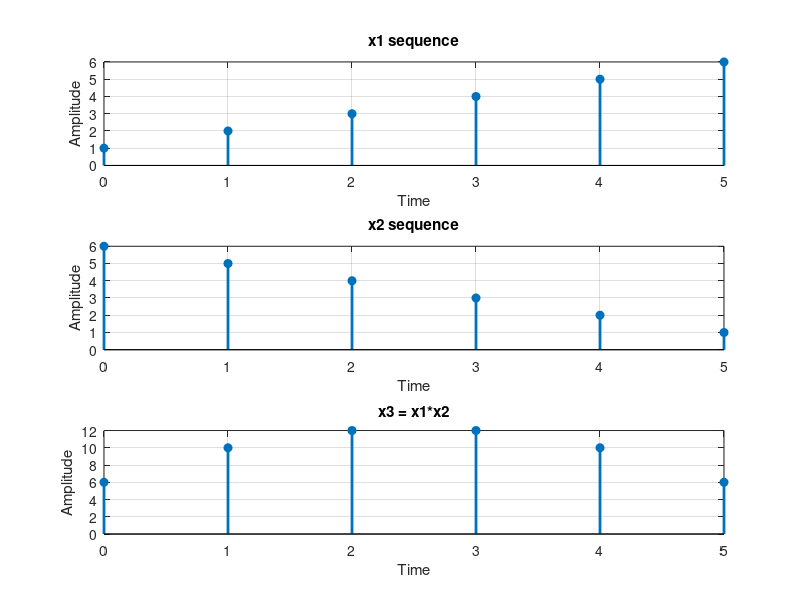

Reproduce this figure in MATLAB.
clc;
close all;
clear all;

x1=[1 2 3 4 5 6];
x2=[6 5 4 3 2 1];

x3=x1.*x2;

subplot(3,1,1);
stem(0:length(x1)-1,x1,'fill','LineWidth',2);
title('x1 sequence');
xlabel('Time'); ylabel('Amplitude'); grid on;

subplot(3,1,2);
stem(0:length(x2)-1,x2,'fill','LineWidth',2);
title('x2 sequence');
xlabel('Time'); ylabel('Amplitude'); grid on;

subplot(3,1,3);
stem(0:length(x3)-1,x3,'fill','LineWidth',2);
title('x3 = x1*x2');
xlabel('Time'); ylabel('Amplitude'); grid on;
